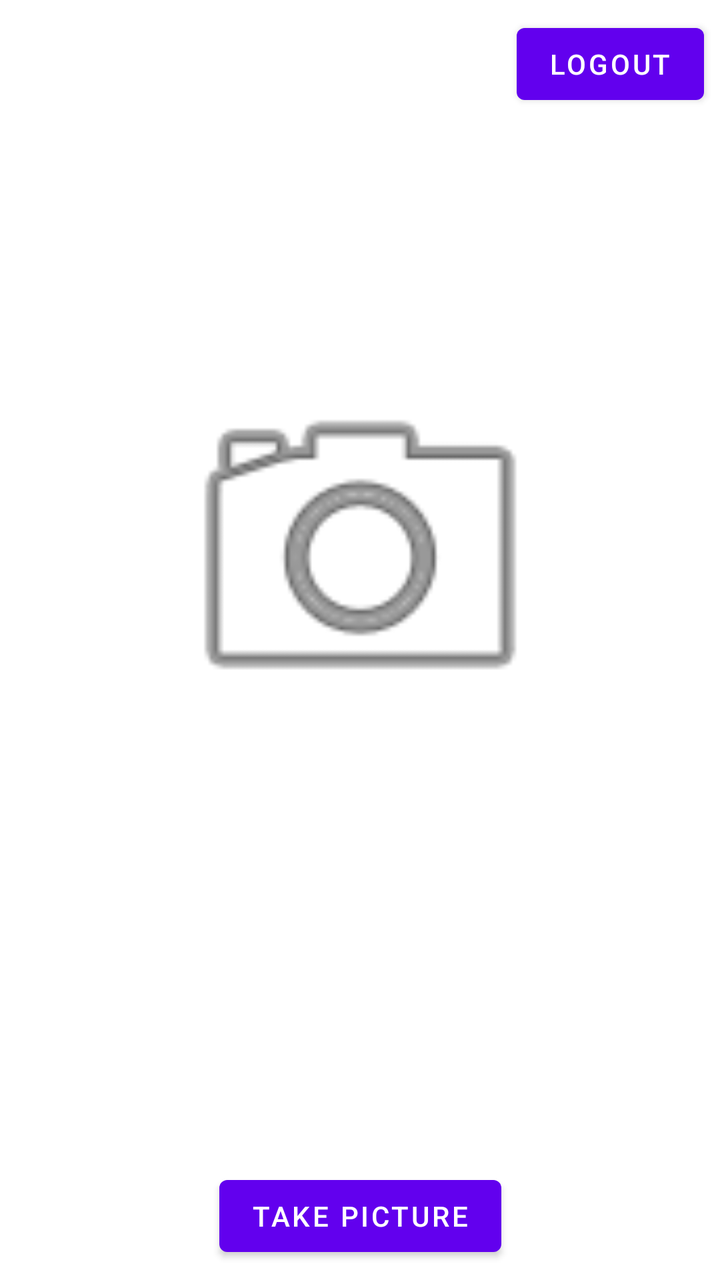
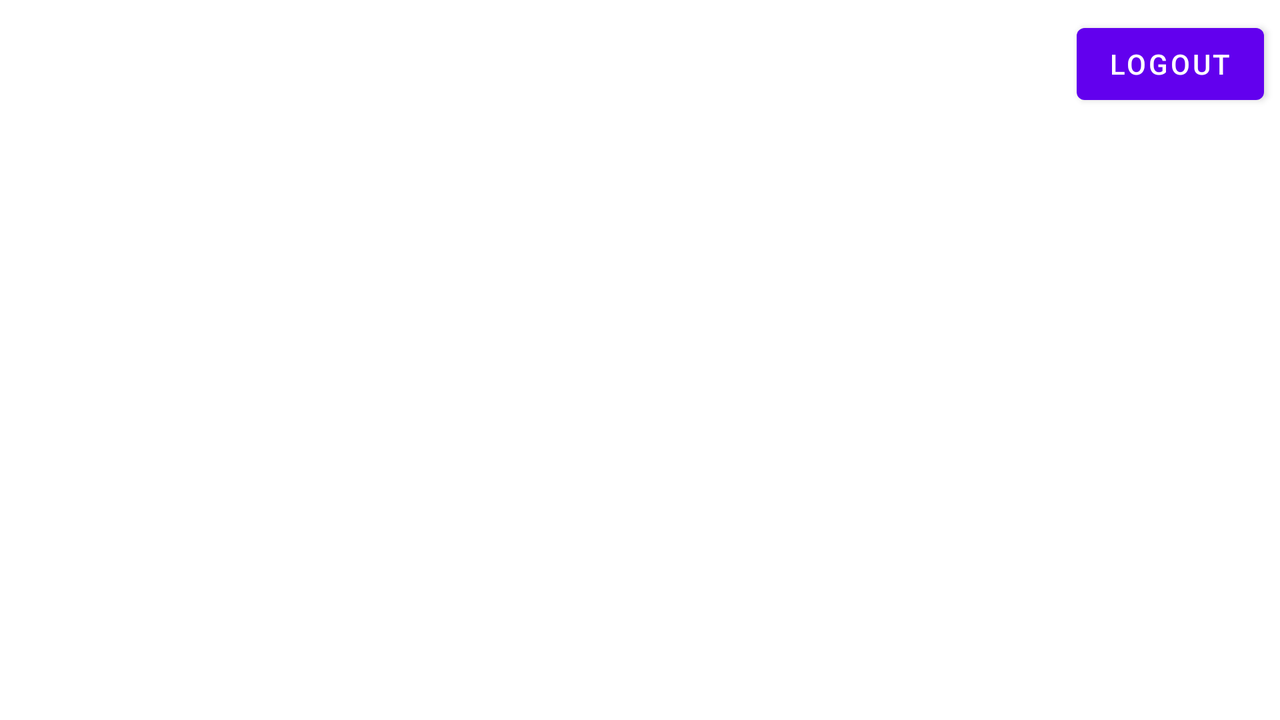

First picture: res/layout/ on a phone held upright. Second picture: the repository's own variant of that layout, on a device whose configuration matches the variant's folder. Source for both follows.
<!-- AndroidManifest.xml: application theme Theme.ARCore_Face_Filter -->
<!-- res/layout/activity_main.xml -->
<?xml version="1.0" encoding="utf-8"?>
<androidx.constraintlayout.widget.ConstraintLayout xmlns:android="http://schemas.android.com/apk/res/android"
    xmlns:app="http://schemas.android.com/apk/res-auto"
    xmlns:tools="http://schemas.android.com/tools"
    android:layout_width="match_parent"
    android:layout_height="match_parent"
    tools:context=".MainActivity">

    <Button
        android:id="@+id/logoutButton"
        android:layout_width="wrap_content"
        android:layout_height="wrap_content"
        android:layout_marginTop="8dp"
        android:layout_marginEnd="8dp"
        android:text="Logout"
        app:layout_constraintEnd_toEndOf="parent"
        app:layout_constraintTop_toTopOf="parent" />

    <ImageView
        android:id="@+id/cameraImageView"
        android:layout_width="237dp"
        android:layout_height="201dp"
        android:layout_marginStart="8dp"
        android:layout_marginEnd="8dp"
        android:layout_marginBottom="264dp"
        app:layout_constraintBottom_toBottomOf="parent"
        app:layout_constraintEnd_toEndOf="parent"
        app:layout_constraintStart_toStartOf="parent"
        app:srcCompat="@android:drawable/ic_menu_camera" />

    <Button
        android:id="@+id/takePicBtn"
        android:layout_width="wrap_content"
        android:layout_height="wrap_content"
        android:layout_marginStart="8dp"
        android:layout_marginEnd="8dp"
        android:layout_marginBottom="8dp"
        android:text="Take Picture"
        app:layout_constraintBottom_toBottomOf="parent"
        app:layout_constraintEnd_toEndOf="parent"
        app:layout_constraintStart_toStartOf="parent" />
</androidx.constraintlayout.widget.ConstraintLayout>
<!-- resources referenced by this layout -->
<resources>
  <style name="Theme.ARCore_Face_Filter" parent="Theme.MaterialComponents.DayNight.DarkActionBar">
          
          <item name="colorPrimary">@color/purple_500</item>
          <item name="colorPrimaryVariant">@color/purple_700</item>
          <item name="colorOnPrimary">@color/white</item>
          
          <item name="colorSecondary">@color/teal_200</item>
          <item name="colorSecondaryVariant">@color/teal_700</item>
          <item name="colorOnSecondary">@color/black</item>
          
          <item name="android:statusBarColor">?attr/colorPrimaryVariant</item>
          
      </style>
</resources>
<!-- res/layout-land/activity_main.xml (the repository's variant of the layout above) -->
<!-- drawn on the phone turned sideways -->
<?xml version="1.0" encoding="utf-8"?>
<androidx.constraintlayout.widget.ConstraintLayout xmlns:android="http://schemas.android.com/apk/res/android"
    xmlns:app="http://schemas.android.com/apk/res-auto"
    xmlns:tools="http://schemas.android.com/tools"
    android:layout_width="match_parent"
    android:layout_height="match_parent"
    tools:context=".MainActivity">

    <Button
        android:id="@+id/logoutButton"
        android:layout_width="wrap_content"
        android:layout_height="wrap_content"
        android:layout_marginTop="8dp"
        android:layout_marginEnd="8dp"
        android:text="Logout"
        app:layout_constraintEnd_toEndOf="parent"
        app:layout_constraintTop_toTopOf="parent" />
</androidx.constraintlayout.widget.ConstraintLayout>
